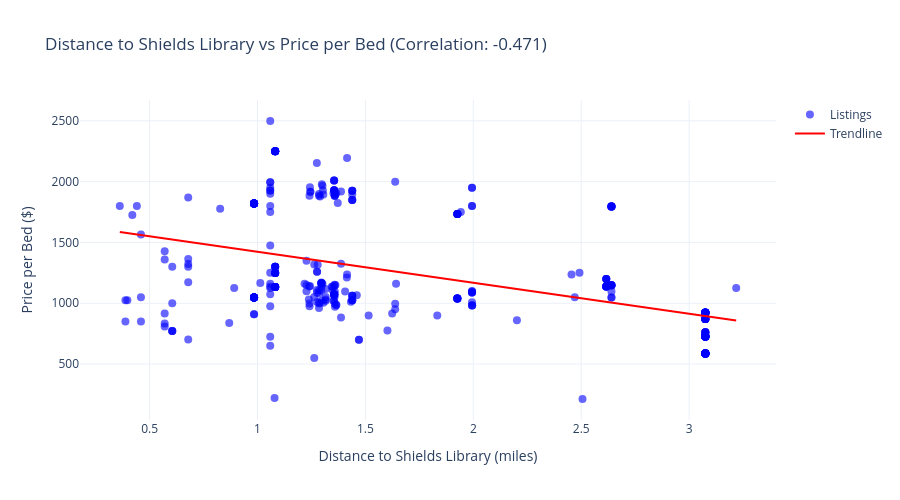

Notebook cell for this chart:
### Markdown cell above
## Distance vs. Price - Shields Library

### Code cell
data_shields = df[['dist_to_shields_library', 'price_per_bed']].dropna()

# Calculate trendline
z = np.polyfit(data_shields['dist_to_shields_library'], data_shields['price_per_bed'], 1)
p = np.poly1d(z)
x_trend = np.linspace(data_shields['dist_to_shields_library'].min(), data_shields['dist_to_shields_library'].max(), 100)
y_trend = p(x_trend)

# Calculate correlation
correlation = data_shields['dist_to_shields_library'].corr(data_shields['price_per_bed'])

fig = go.Figure()
fig.add_trace(go.Scatter(
    x=data_shields['dist_to_shields_library'],
    y=data_shields['price_per_bed'],
    mode='markers',
    name='Listings',
    marker=dict(size=8, color='blue', opacity=0.6)
))
fig.add_trace(go.Scatter(
    x=x_trend,
    y=y_trend,
    mode='lines',
    name='Trendline',
    line=dict(color='red', width=2)
))

fig.update_layout(
    title=f'Distance to Shields Library vs Price per Bed (Correlation: {correlation:.3f})',
    xaxis_title='Distance to Shields Library (miles)',
    yaxis_title='Price per Bed ($)',
    template='plotly_white',
    height=500
)
fig.show()

print(f"Correlation: {correlation:.3f}")
print(f"Trendline equation: y = {z[0]:.2f}x + {z[1]:.2f}")

### Figure 1 — Plotly figure (JSON) as saved in the notebook; plotly's stock layout.template omitted (floating-point values rounded to 4 significant figures; data arrays with more than 128 entries replaced by an {"elided": "..."} marker saying what was removed)
{"data": [{"marker": {"color": "blue", "opacity": 0.6, "size": 8}, "mode": "markers", "name": "Listings", "type": "scatter", "x": {"elided": "376 float values"}, "y": {"elided": "376 float values"}}, {"line": {"color": "red", "width": 2}, "mode": "lines", "name": "Trendline", "type": "scatter", "x": [0.362, 0.3908, 0.4197, 0.4485, 0.4774, 0.5062, 0.5351, 0.5639, 0.5928, 0.6216, 0.6505, 0.6793, 0.7082, 0.737, 0.7659, 0.7947, 0.8236, 0.8524, 0.8813, 0.9101, 0.939, 0.9678, 0.9967, 1.026, 1.054, 1.083, 1.112, 1.141, 1.17, 1.199, 1.227, 1.256, 1.285, 1.314, 1.343, 1.372, 1.401, 1.429, 1.458, 1.487, 1.516, 1.545, 1.574, 1.602, 1.631, 1.66, 1.689, 1.718, 1.747, 1.776, 1.804, 1.833, 1.862, 1.891, 1.92, 1.949, 1.978, 2.006, 2.035, 2.064, 2.093, 2.122, 2.151, 2.179, 2.208, 2.237, 2.266, 2.295, 2.324, 2.353, 2.381, 2.41, 2.439, 2.468, 2.497, 2.526, 2.554, 2.583, 2.612, 2.641, 2.67, 2.699, 2.728, 2.756, 2.785, 2.814, 2.843, 2.872, 2.901, 2.93, 2.958, 2.987, 3.016, 3.045, 3.074, 3.103, 3.131, 3.16, 3.189, 3.218], "y": [1585.0, 1578.0, 1571.0, 1563.0, 1556.0, 1549.0, 1541.0, 1534.0, 1526.0, 1519.0, 1512.0, 1504.0, 1497.0, 1490.0, 1482.0, 1475.0, 1468.0, 1460.0, 1453.0, 1446.0, 1438.0, 1431.0, 1424.0, 1416.0, 1409.0, 1402.0, 1394.0, 1387.0, 1380.0, 1372.0, 1365.0, 1358.0, 1350.0, 1343.0, 1335.0, 1328.0, 1321.0, 1313.0, 1306.0, 1299.0, 1291.0, 1284.0, 1277.0, 1269.0, 1262.0, 1255.0, 1247.0, 1240.0, 1233.0, 1225.0, 1218.0, 1211.0, 1203.0, 1196.0, 1189.0, 1181.0, 1174.0, 1166.0, 1159.0, 1152.0, 1144.0, 1137.0, 1130.0, 1122.0, 1115.0, 1108.0, 1100.0, 1093.0, 1086.0, 1078.0, 1071.0, 1064.0, 1056.0, 1049.0, 1042.0, 1034.0, 1027.0, 1020.0, 1012.0, 1005.0, 997.5, 990.1, 982.8, 975.4, 968.1, 960.7, 953.4, 946.0, 938.7, 931.3, 924.0, 916.7, 909.3, 902.0, 894.6, 887.3, 879.9, 872.6, 865.2, 857.9]}], "layout": {"height": 500, "title": {"text": "Distance to Shields Library vs Price per Bed (Correlation: -0.471)"}, "xaxis": {"title": {"text": "Distance to Shields Library (miles)"}}, "yaxis": {"title": {"text": "Price per Bed ($)"}}}}
